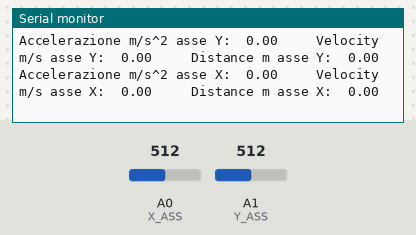
A sketch run on a simulated Arduino Uno, built with avr-gcc and run on an emulated ATmega328P. On the bench: the last lines printed to the serial monitor. Inputs (shaded band) come from the test bench; at power-on: A0 (X_ASS) = 512, A1 (Y_ASS) = 512.

Above: at 1.2 s.
1.3 s: A0 (X_ASS) set to 563
At 1.8 s:
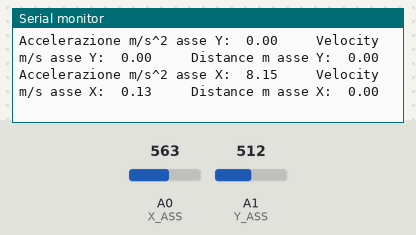
4.3 s: A0 (X_ASS) set to 593
At 5.2 s:
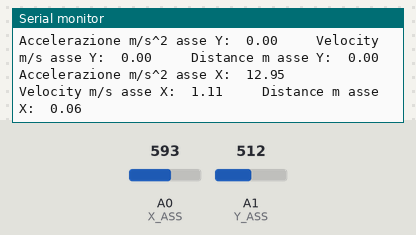
7.3 s: A1 (Y_ASS) set to 563
At 7.8 s:
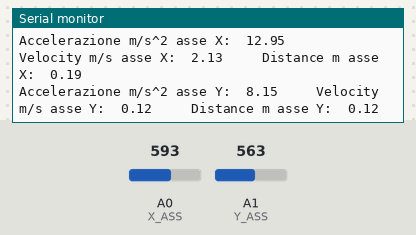
10.3 s: A1 (Y_ASS) set to 583
At 10.8 s:
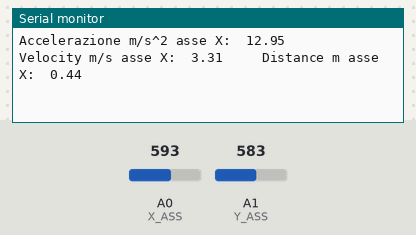
Timing chart, 0 to 13.3 s (numbered marks = the images above; inputs shaded):
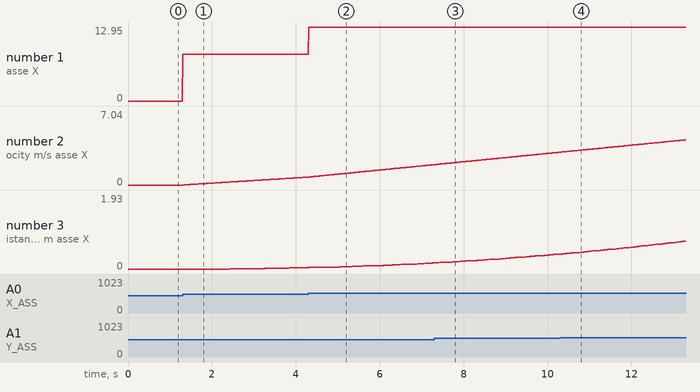

The sketch:

distace-no_LPF.ino
```cpp
#define BAUD_RATE 115200

#define X_ASS A0
#define Y_ASS A1
#define Z_ASS A2

#define ZERO_G_REF_VOLTAGE     (1.65F)
#define SENSOR_SENTITIVITY     (0.300F)
#define ALPHA                  (0.3F)

float x0gCurrent, y0gCurrent;
int xSample, ySample;
float xVoltage, yVoltage;
float gxAcceleration, gyAcceleration;
float xAcceleration, yAcceleration;
float xVelocity, yVelocity;
float xDistance, yDistance;
float xPreviewVelocity = 0.0;
float yPreviewVelocity = 0.0;
float xPreviewDistance = 0.0;
float yPreviewDistance = 0.0;
int tDelay = 500;
float dt = (float)tDelay / 1000000;

void cinematicSerialPrint(void);
void cinematicRead(void);
void accelerometerCalibration(void);


void setup()
{
  Serial.begin(BAUD_RATE);
  accelerometerCalibration();
}


void loop()
{
  cinematicRead();
  cinematicSerialPrint();
  delayMicroseconds(tDelay);
}


void cinematicSerialPrint(void)
{
  Serial.print("Accelerazione m/s^2 asse X:  ");
  Serial.print(xAcceleration);
  Serial.print("     Velocity m/s asse X:  ");
  Serial.print(xVelocity);
  Serial.print("     Distance m asse X:  ");
  Serial.println(xDistance);
  Serial.print("Accelerazione m/s^2 asse Y:  ");
  Serial.print(yAcceleration);
  Serial.print("     Velocity m/s asse Y:  ");
  Serial.print(yVelocity);
  Serial.print("     Distance m asse Y:  ");
  Serial.println(yDistance);
  Serial.println();
}


void cinematicRead(void)
{
  xSample = analogRead(X_ASS);
  xVoltage = (((float)xSample) * 5.0) / 1023;
  gxAcceleration = ((xVoltage - ZERO_G_REF_VOLTAGE) / SENSOR_SENTITIVITY) - x0gCurrent;
  xAcceleration = abs(gxAcceleration) * 9.81;
  xVelocity = xPreviewVelocity + xAcceleration * dt;
  xDistance = xPreviewDistance + xVelocity * dt;
  xPreviewVelocity = xVelocity;
  xPreviewDistance = xDistance;

  ySample = analogRead(Y_ASS);
  yVoltage = (((float)ySample) * 5.0) / 1023;
  gyAcceleration = ((yVoltage - ZERO_G_REF_VOLTAGE) / SENSOR_SENTITIVITY) - y0gCurrent;
  yAcceleration = abs(gyAcceleration) * 9.81;
  yVelocity = yPreviewVelocity + yAcceleration * dt;
  yDistance = yPreviewVelocity + yVelocity * dt;
  yPreviewVelocity = yVelocity;
  yPreviewDistance = yDistance;
}


void accelerometerCalibration(void)
{
  int sample;
  float voltage;

  sample = analogRead(X_ASS);
  voltage = (((float)sample) * 5.0) / 1023;
  x0gCurrent = (voltage - ZERO_G_REF_VOLTAGE) / SENSOR_SENTITIVITY;

  sample = analogRead(Y_ASS);
  voltage = (((float)sample) * 5.0) / 1023;
  y0gCurrent = (voltage - ZERO_G_REF_VOLTAGE) / SENSOR_SENTITIVITY;
}
```

Measured:
- the behaviour switches between 574 and 575 on A1 (Y_ASS) (found by bisection; images 3 and 4)
- after the input at 1.3 s, the serial monitor: prints a new line at once (image 1)
- plotted number 1: 0 → 8.15 after the input at 1.3 s
- plotted number 2: 0 → 0.75 after the input at 1.3 s
- plotted number 3: 0 → 0.03 after the input at 1.3 s
